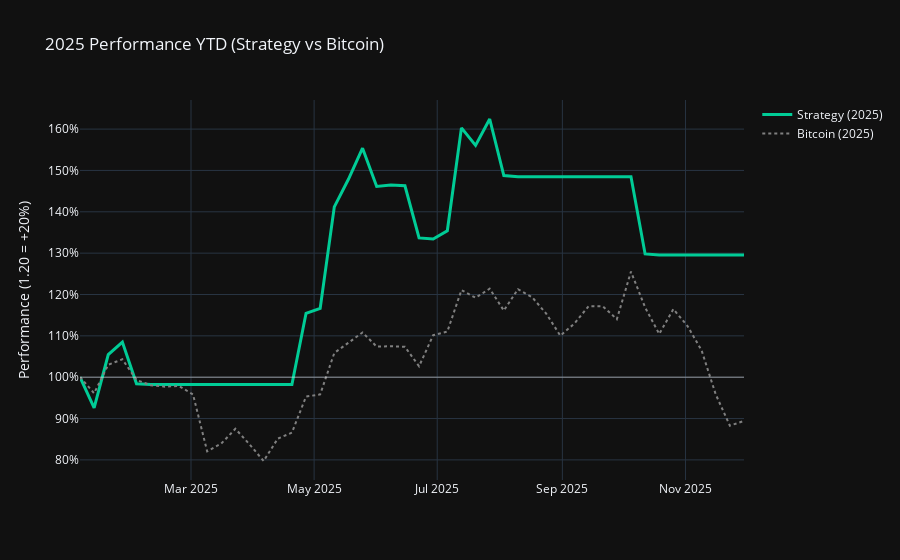

The code cell stored with this chart in its notebook:
### Code cell
# Cell: 2025 Zoom (Year-to-Date)

# 1. Slice data starting from 2025
subset_2025 = results.loc['2025-01-01':].copy()

# 2. Rebase (Reset everything to 100% at the start)
# Otherwise, the strategy would start with its accumulated gains from 2017
subset_2025['strat_base100'] = subset_2025['equity'] / subset_2025['equity'].iloc[0]

# For Bitcoin, take the real price and rebase it as well
btc_prices_2025 = df_btc['close'].reindex(subset_2025.index, method='ffill')
subset_2025['btc_base100'] = btc_prices_2025 / btc_prices_2025.iloc[0]

# 3. 2025 Stats
ret_strat_2025 = (subset_2025['strat_base100'].iloc[-1] - 1) * 100
ret_btc_2025 = (subset_2025['btc_base100'].iloc[-1] - 1) * 100

print(f"--- 2025 PERFORMANCE (YTD) ---")
print(f"Strategy  : {ret_strat_2025:+.1f}%")
print(f"Bitcoin   : {ret_btc_2025:+.1f}%")
print(f"Alpha     : {ret_strat_2025 - ret_btc_2025:+.1f}% pts")

# 4. Plotting
fig = go.Figure()

# Strategy
fig.add_trace(go.Scatter(
    x=subset_2025.index, 
    y=subset_2025['strat_base100'], 
    name='Strategy (2025)', 
    line=dict(color='#00cc96', width=3)
))

# Bitcoin
fig.add_trace(go.Scatter(
    x=subset_2025.index, 
    y=subset_2025['btc_base100'], 
    name='Bitcoin (2025)', 
    line=dict(color='grey', dash='dot')
))

# Start line (0%)
fig.add_hline(y=1.0, line_color="white", line_width=1, opacity=0.5)

fig.update_layout(
    title='2025 Performance YTD (Strategy vs Bitcoin)', 
    template='plotly_dark',
    yaxis_title='Performance (1.20 = +20%)',
    yaxis_tickformat='.0%' # Percentage format
)

fig.show()
